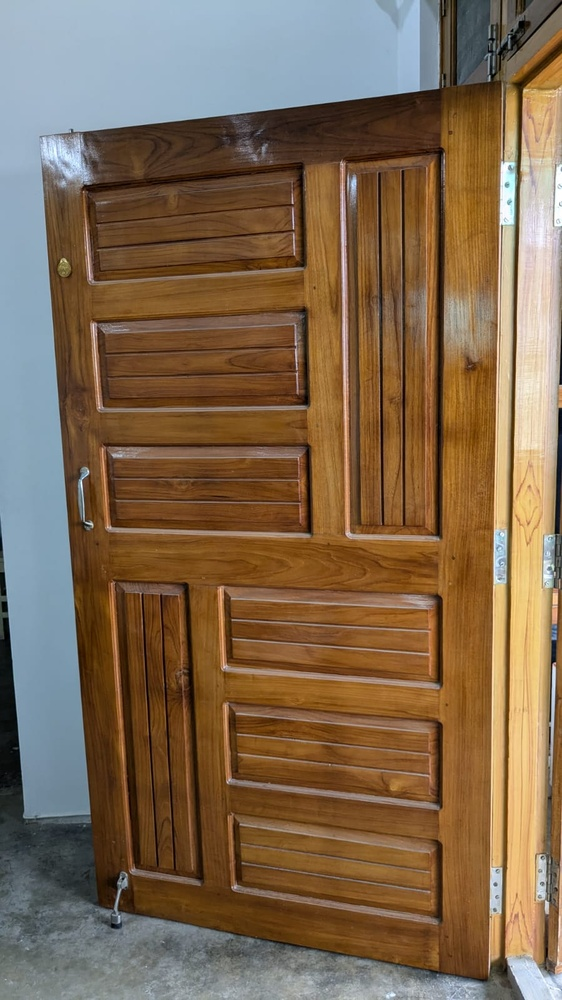
#> input picture cv_project/source/door_1.jpeg, 562 x 1000 px, shrunk from 900 x 1600 before the run, found by its file name
$ jupyter execute --allow-errors flann.ipynb
#> lines starting #> are read from the running program, lines starting #| are printed output that depends on the picture
[cell 1]
# import required libraries
import numpy as np
import cv2
from matplotlib import pyplot as plt

# read two input images
img1 = cv2.imread('/home/sukant/home_branch/cv_project/source/door_1.jpeg',0)
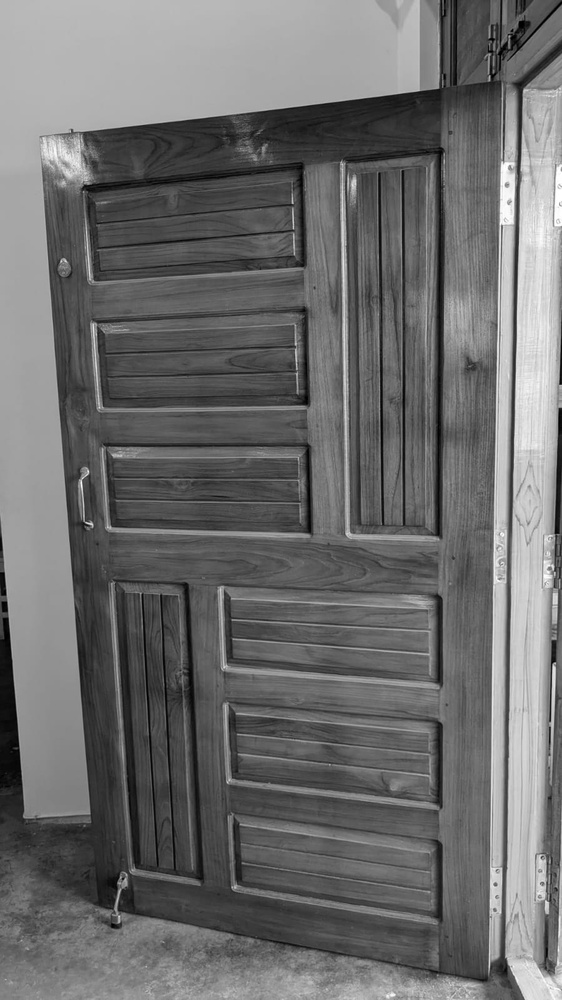
#> img1: shape (1000, 562); min 0, max 255, mean 108.8
img2 = cv2.imread('/home/sukant/home_branch/cv_project/source/door_2.jpeg',0)
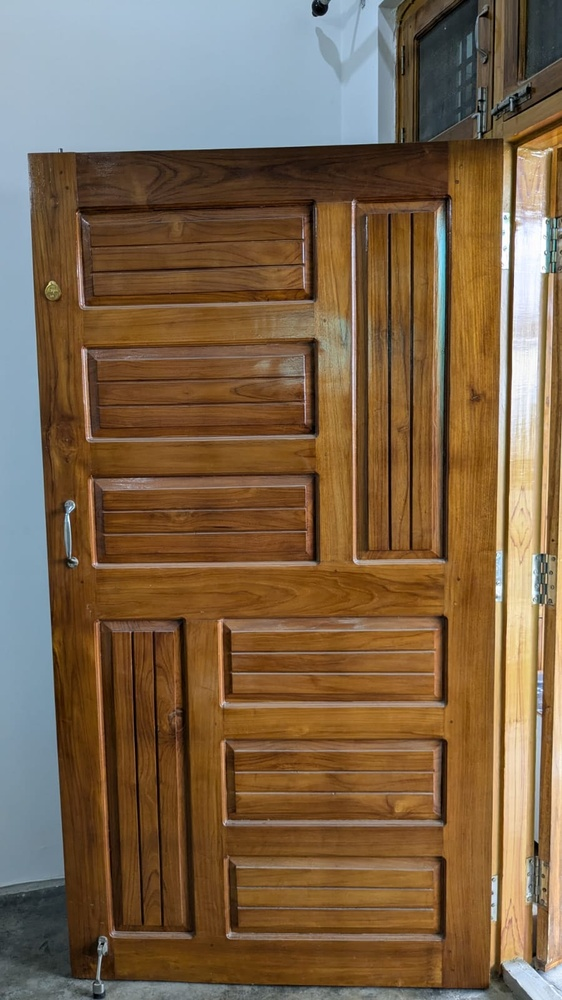
#> input picture cv_project/source/door_2.jpeg, 562 x 1000 px, shrunk from 900 x 1600 before the run, found by its file name
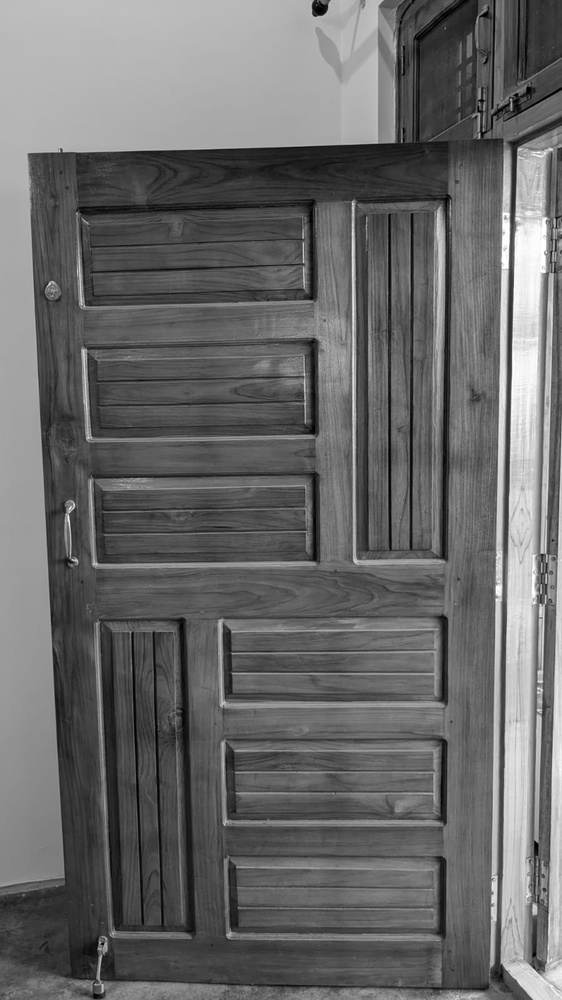
#> img2: shape (1000, 562); min 0, max 255, mean 105.2

orb = cv2.ORB_create()

# find the keypoints 2with ORB
kp1 = orb.detect(img1,None)
#> kp1 = 500 keypoints; strongest (x, y, size): (87, 523, 31), (92, 526, 31), (90, 521, 31), (87, 525, 31)

# compute the descriptors with ORB
#> (the rest of this cell did not finish here and is left out)
